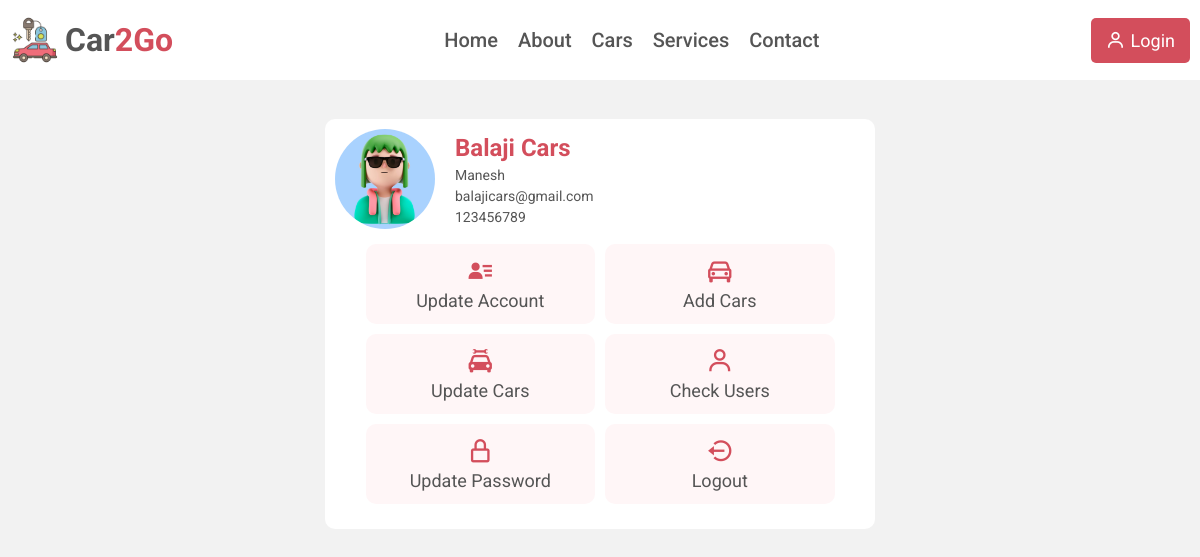
/emp_dashboard.php?emp_id=3, run on an earlier commit of the app's database.
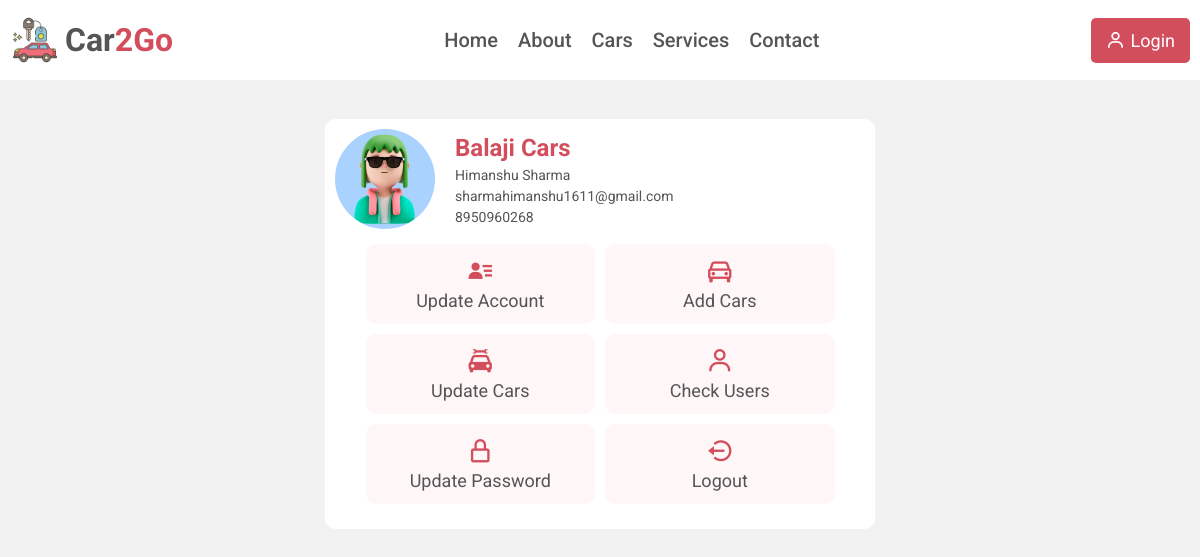
And on a later commit of the database.
### tables this page shows
CREATE TABLE `emp` (
  `emp_id` int(100) NOT NULL,
  `emp_name` varchar(2000) NOT NULL,
  `emp_email` varchar(2000) NOT NULL,
  `emp_agency` varchar(2000) NOT NULL,
  `emp_pass` varchar(2000) NOT NULL,
  `emp_phone` varchar(100) NOT NULL
);

### emp_dashboard.php (the view, shortened to what this page needs)
<?php
        include "./includes/header.php";
    ?>
    <div class="magindiv" style="height: 90px;"></div>
    <div class="userDetailsDiv">
        <div class="detailsDiv">
            <img src="./assets/images/photo4.jpg" alt="user">
            <?php
                if(isset($_GET['emp_id'])){
                    $emp_id=$_GET['emp_id'];
                    $sql="select * from emp where emp_id='".$emp_id."' limit 1";
                    $query=mysqli_query($conn,$sql);
                    if(mysqli_num_rows($query)==1){
                        $row=mysqli_fetch_array($query);
                        $emp_name=$row['emp_name'];
                        $emp_agency=$row['emp_agency'];
                        $emp_email=$row['emp_email'];
                        $emp_phone=$row['emp_phone'];
                        echo"
                        <div class='details'>
                            <h2>$emp_agency</h2>
                            <p>$emp_name</p>
                            <p>$emp_email</p>
                            <p>$emp_phone</p>
                        </div>
                        </div>
                        <div class='cardDiv'>
                            <a href='./emp_update.php?emp_id=$emp_id' class='card'>
                                <i class='bx bxs-user-detail'></i>
                                <p>Update Account</p>
                            </a>
                            <a href='./addcars.php?emp_id=$emp_id' class='card'>
                                <i class='bx bx-car' ></i>
                                <p>Add Cars</p>
                            </a>
                            <a href='./allcars.php?emp_id=$emp_id' class='card'>
                                <i class='bx bxs-car-mechanic' ></i>
                                <p>Update Cars</p>
                            </a>
                            <a href='./allusers.php?emp_id=$emp_id' class='card'>
                                <i class='bx bx-user' ></i>
                                <p>Check Users</p>
                            </a>
                            <a href='./emp_pass.php?emp_id=$emp_id' class='card'>
                                <i class='bx bx-lock-alt' ></i>
                                <p>Update Password</p>
                            </a>
                            <a class='card' onclick='logout()'>
                                <i class='bx bx-log-out-circle' ></i>
                                <p>Logout</p>
                            </a>
                        </div>
                        ";
                    }
                }
            ?>
    </div>
    <?php
        include "./includes/script.php";
    ?>

### includes/header.php (shortened to what this page needs)
<!DOCTYPE html>
<html lang="en">
<head>
    <link rel="stylesheet" href="./styles/style.css">
    <link href='https://unpkg.com/boxicons@2.1.4/css/boxicons.min.css' rel='stylesheet'>
</head>
<body>
    <nav>
        <div class="nav">
            <div class="logo">
                <img src="./assets/images/logo.png" alt="logo">
                <a href="./index.php" class="titleDiv">
                    <span class="title">Car</span>
                    <span class="text">2Go</span>
                </a>
            </div>
            <div class="links">
                <ul>
                    <li><a href="index.php#homeDiv">Home</a></li>
                    <li><a href="index.php#aboutDiv">About</a></li>
                    <li><a href="index.php#carsDiv">Cars</a></li>
                    <li><a href="index.php#servicesDiv">Services</a></li>
                    <li><a href="index.php#contactDiv">Contact</a></li>
                </ul>
            </div>
            <a href="./login.php" class="btn" id="loginBtn">
                <i class='bx bx-user'></i>
                <p>Login</p>
            </a>
        </div>
    </nav>

### includes/script.php (shortened to what this page needs)
</body>
</html>

### styles/style.css (style rules this page uses)
* { padding: 0; margin: 0; text-decoration: none; list-style: none; font-family: 'Roboto', sans-serif; box-sizing: border-box; }
body { background: #f2f2f2; }
html { scroll-behavior: smooth; }
nav { width: 100%; height: 80px; background: #fff; position: fixed; top: 0; left: 0; z-index: 9999; }
nav .nav { max-width: 1200px; height: 100%; margin: auto; display: flex; align-items: center; justify-content: space-between; padding: 10px; }
nav .nav .logo { display: flex; align-items: center; }
nav .nav .logo img { width: 50px; }
nav .nav .logo .titleDiv { display: flex; font-size: 32px; color: #555; margin-left: 5px; font-weight: bold; }
nav .nav .logo .titleDiv .text { color: #D34e5c; }
nav .nav .links ul { display: flex; }
nav .nav .links ul li a { font-size: 20px; color: #555; padding: 10px; font-weight: 500; }
nav .nav .btn { height: 45px; padding: 0 15px; display: flex; align-items: center; justify-content: center; background: #D34e5c; color: #fff; font-size: 18px; border-radius: 5px; cursor: pointer; }
nav .nav .btn i { font-size: 20px; margin-right: 5px; }
.userDetailsDiv { max-width: 550px; padding: 10px; border-radius: 10px; margin: 10px auto; background: #fff; }
.userDetailsDiv .detailsDiv { width: 100%; display: flex; align-items: center; }
.userDetailsDiv .detailsDiv img { width: 100px; height: 100px; border-radius: 50%; }
.userDetailsDiv .detailsDiv .details { padding-left: 20px; max-width: 300px; }
.userDetailsDiv .detailsDiv .details h2 { color: #D34e5c; }
.userDetailsDiv .detailsDiv .details p { font-size: 14px; max-width: 100%; color: #555; margin-top: 5px; overflow: hidden; }
.userDetailsDiv .cardDiv { width: 100%; display: flex; align-items: center; justify-content: center; flex-wrap: wrap; padding: 10px; }
.userDetailsDiv .cardDiv .card { width: 45%; height: 80px; display: flex; align-items: center; justify-content: center; flex-direction: column; text-align: center; background: #fff6f7; margin: 5px; border-radius: 10px; }
.userDetailsDiv .cardDiv .card i { font-size: 28px; color: #D34e5c; }
.userDetailsDiv .cardDiv .card p { font-size: 18px; color: #555; margin-top: 5px; }

What changed in the data, as far as the page shows it:
changed emp "Balaji Cars": emp_name "Manesh" → "Himanshu Sharma"; emp_email "balajicars@gmail.com" → "sharmahimanshu1611@gmail.com"; emp_phone "123456789" → "8950960268"
